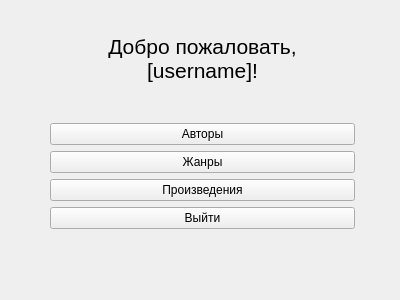
<?xml version="1.0" encoding="UTF-8"?>
<ui version="4.0">
 <class>AdminMenu</class>
 <widget class="QMainWindow" name="AdminMenu">
  <property name="geometry">
   <rect>
    <x>0</x>
    <y>0</y>
    <width>400</width>
    <height>300</height>
   </rect>
  </property>
  <property name="windowTitle">
   <string>Меню администратора</string>
  </property>
  <widget class="QWidget" name="centralwidget">
   <widget class="QWidget" name="verticalLayoutWidget">
    <property name="geometry">
     <rect>
      <x>0</x>
      <y>0</y>
      <width>405</width>
      <height>279</height>
     </rect>
    </property>
    <layout class="QVBoxLayout" name="vlMenu">
     <property name="leftMargin">
      <number>50</number>
     </property>
     <property name="rightMargin">
      <number>50</number>
     </property>
     <property name="bottomMargin">
      <number>50</number>
     </property>
     <item>
      <widget class="QLabel" name="welcome">
       <property name="font">
        <font>
         <pointsize>16</pointsize>
         <kerning>true</kerning>
        </font>
       </property>
       <property name="text">
        <string>Добро пожаловать, [username]!</string>
       </property>
       <property name="alignment">
        <set>Qt::AlignmentFlag::AlignCenter</set>
       </property>
       <property name="wordWrap">
        <bool>true</bool>
       </property>
      </widget>
     </item>
     <item>
      <widget class="QPushButton" name="btnAuthors">
       <property name="text">
        <string>Авторы</string>
       </property>
      </widget>
     </item>
     <item>
      <widget class="QPushButton" name="btnGenres">
       <property name="text">
        <string>Жанры</string>
       </property>
      </widget>
     </item>
     <item>
      <widget class="QPushButton" name="btnLiterature">
       <property name="text">
        <string>Произведения</string>
       </property>
      </widget>
     </item>
     <item>
      <widget class="QPushButton" name="btnExit">
       <property name="text">
        <string>Выйти</string>
       </property>
      </widget>
     </item>
    </layout>
   </widget>
  </widget>
  <widget class="QMenuBar" name="menubar">
   <property name="geometry">
    <rect>
     <x>0</x>
     <y>0</y>
     <width>400</width>
     <height>21</height>
    </rect>
   </property>
  </widget>
 </widget>
 <resources/>
 <connections/>
</ui>
